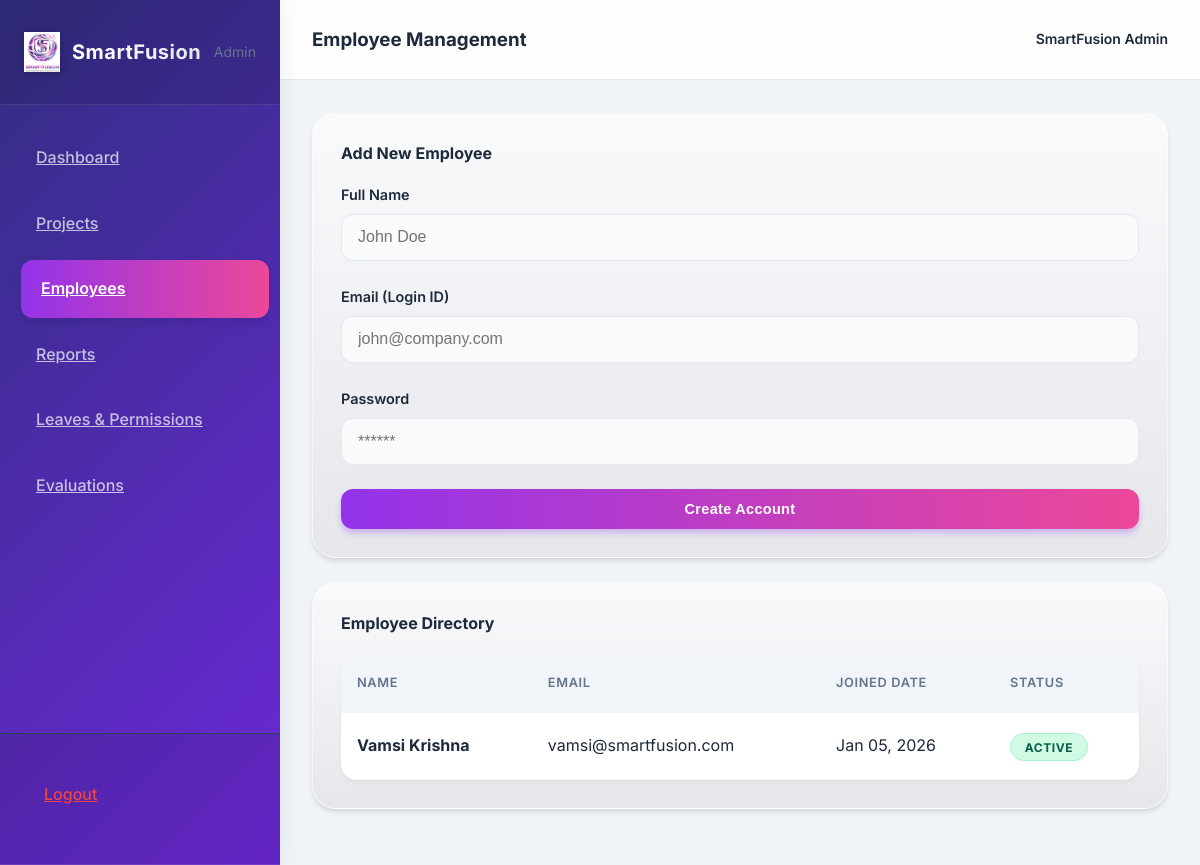
/manage_employees.php (signed in), run on the app's committed database.
### tables this page shows
CREATE TABLE IF NOT EXISTS users (
    id INT AUTO_INCREMENT PRIMARY KEY,
    username VARCHAR(50) NOT NULL UNIQUE,
    password_hash VARCHAR(255) NOT NULL,
    full_name VARCHAR(100) NOT NULL,
    email VARCHAR(100),
    role ENUM('admin', 'employee') NOT NULL DEFAULT 'employee',
    is_active BOOLEAN DEFAULT TRUE,
    created_at TIMESTAMP DEFAULT CURRENT_TIMESTAMP
);

### manage_employees.php (the view, shortened to what this page needs)
<?php
require('includes/db_connect.php');
$employees = mysqli_query($conn, "SELECT * FROM users WHERE role='employee' ORDER BY created_at DESC");
?>
<!DOCTYPE html>
<html lang="en">
<head>
    <link rel="stylesheet" href="css/styles.css">
</head>
<body>
    <div class="dashboard-container">
        <aside class="sidebar">
            <div class="sidebar-header">
                <img src="assets/logo.png" alt="SmartFusion" class="logo-img">
                <span class="logo-text">SmartFusion</span>
                <div class="text-sm text-muted" style="margin-left: auto;">Admin</div>
            </div>
            <nav class="sidebar-nav">
                <a href="admin_dashboard.php" class="nav-item">Dashboard</a>
                <a href="manage_projects.php" class="nav-item">Projects</a>
                <a href="manage_employees.php" class="nav-item active">Employees</a>
                <a href="reports.php" class="nav-item">Reports</a>
                <a href="manage_leaves.php" class="nav-item">Leaves & Permissions</a>
                <a href="monthly_evaluation.php" class="nav-item">Evaluations</a>
            </nav>
            <div class="sidebar-header" style="border-top: 1px solid #334155;">
                <a href="logout.php" class="nav-item" style="color: #EF4444;">Logout</a>
            </div>
        </aside>
        <main class="main-content">
            <header class="top-bar">
                <h3>Employee Management</h3>
                <div class="flex items-center gap-4">
                    <span class="text-sm font-semibold"><?php echo $_SESSION['full_name']; ?></span>
                </div>
            </header>
            <div class="page-content">
                <div class="grid-3" style="grid-template-columns: 1fr 2fr;">
                    <div class="card">
                        <h4 class="mb-4">Add New Employee</h4>
                        <form method="post">
                            <div class="form-group">
                                <label class="form-label">Full Name</label>
                                <input type="text" name="full_name" class="form-control" required placeholder="John Doe">
                            </div>
                            <div class="form-group">
                                <label class="form-label">Email (Login ID)</label>
                                <input type="email" name="email" class="form-control" required placeholder="john@company.com">
                            </div>
                            <div class="form-group">
                                <label class="form-label">Password</label>
                                <input type="password" name="password" class="form-control" required placeholder="******">
                            </div>
                            <button type="submit" class="btn btn-primary w-full">Create Account</button>
                        </form>
                    </div>
                    <div class="card">
                        <h4 class="mb-4">Employee Directory</h4>
                        <div class="table-container">
                            <table>
                                <thead>
                                    <tr>
                                        <th>Name</th>
                                        <th>Email</th>
                                        <th>Joined Date</th>
                                        <th>Status</th>
                                    </tr>
                                </thead>
                                <tbody>
                                    <?php if(mysqli_num_rows($employees) > 0): ?>
                                        <?php while($user = mysqli_fetch_assoc($employees)): ?>
                                            <tr>
                                                <td><strong><?php echo htmlspecialchars($user['full_name']); ?></strong></td>
                                                <td><?php echo htmlspecialchars($user['email']); ?></td>
                                                <td><?php echo date('M d, Y', strtotime($user['created_at'])); ?></td>
                                                <td>
                                                    <?php if($user['is_active']): ?>
                                                        <span class="badge badge-success">Active</span>
                                                    <?php else: ?>
                                                        <span class="badge badge-danger">Inactive</span>
                                                    <?php endif; ?>
                                                </td>
                                            </tr>
                                        <?php endwhile; ?>
                                    <?php else: ?>
                                        <tr><td colspan="4" class="text-center text-muted">No employees found.</td></tr>
                                    <?php endif; ?>
                                </tbody>
                            </table>
                        </div>
                    </div>
                </div>
            </div>
        </main>
    </div>
</body>
</html>

### data on the page
users: full_name "Vamsi Krishna", email "vamsi@smartfusion.com", created_at "Jan 05, 2026", is_active "ACTIVE"

### other printed values
$_SESSION['full_name'] "SmartFusion Admin"
